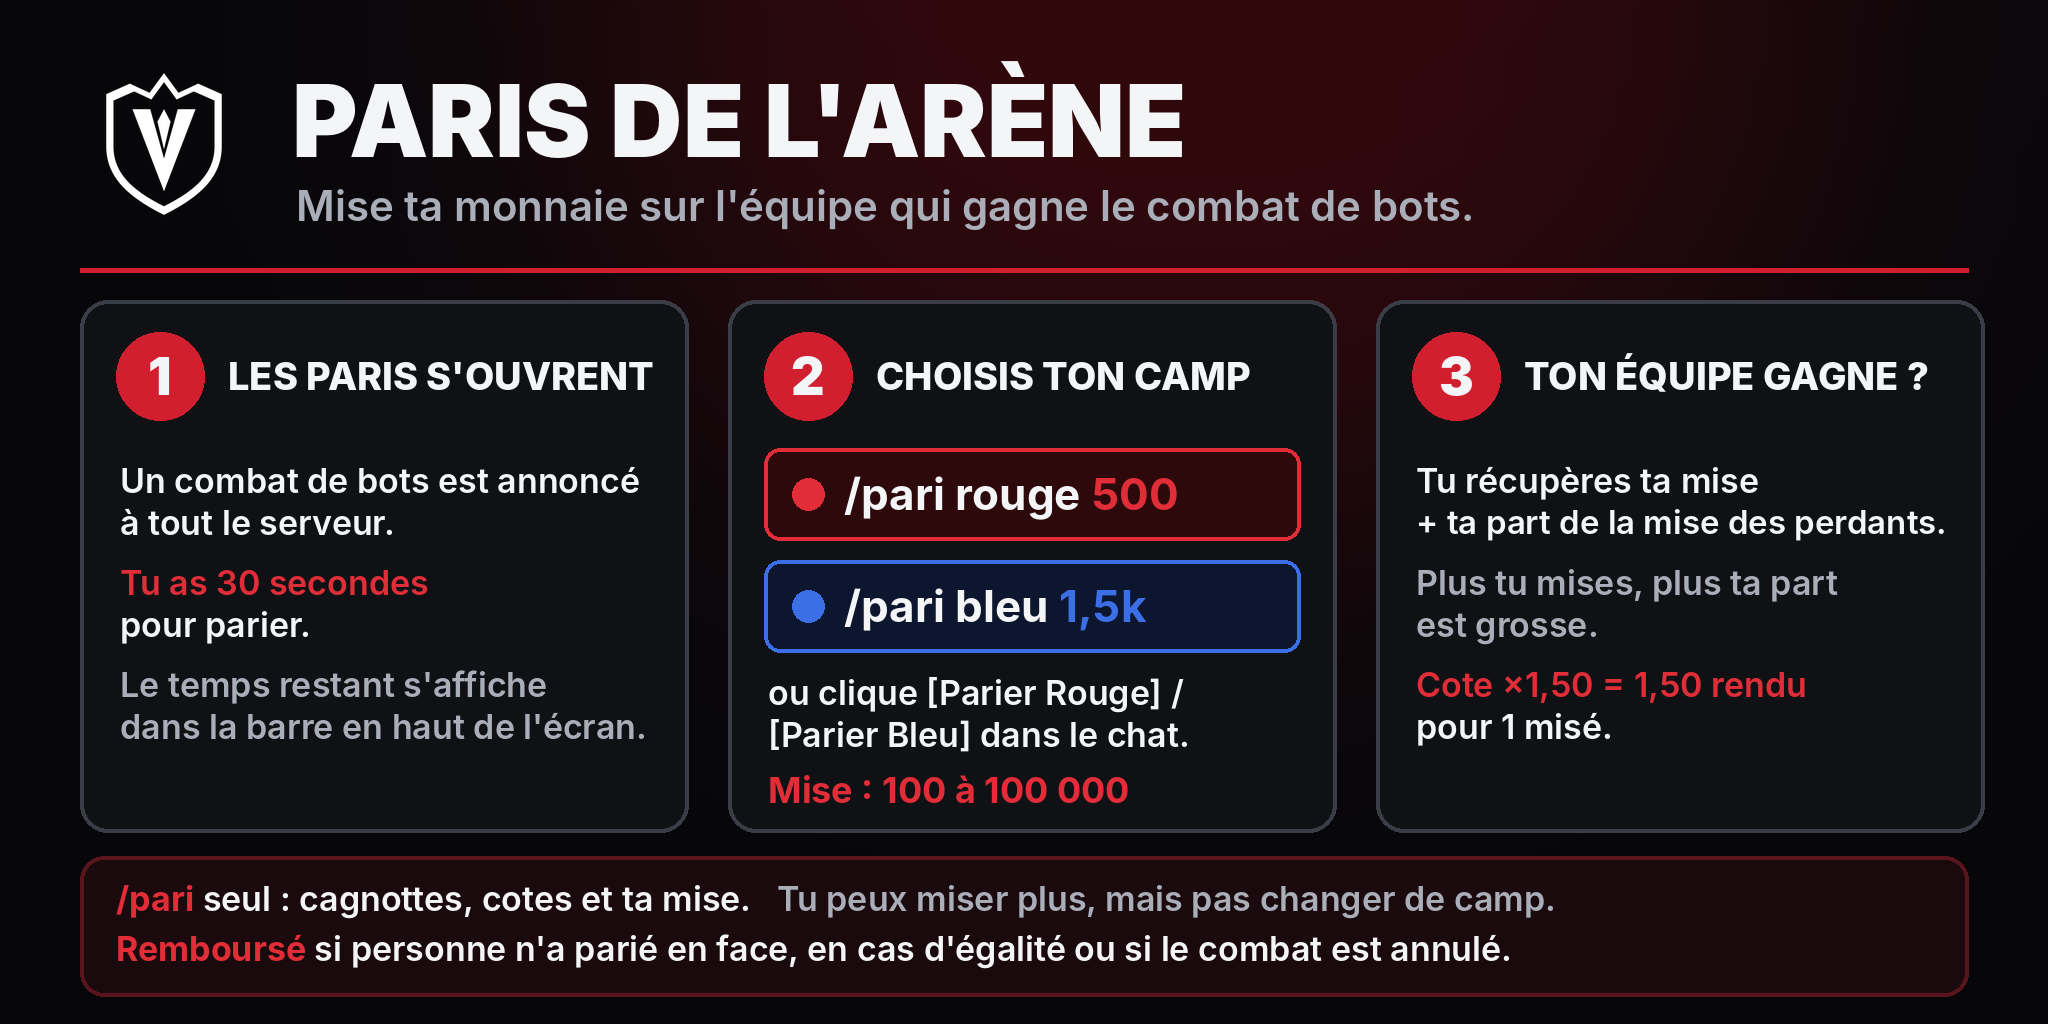

Recreate this plot in Python.
#!/usr/bin/env python3
"""
Affiche « Comment parier » à poser devant l'arène du spawn (format paysage 2:1).

Sorties :
  - affiche-paris.png       2048 × 1024, pour l'impression ou un écran
  - affiche-paris-8x4.png   1024 × 512, mur de 8 × 4 cartes (1 pixel = 1 pixel de carte)
  - affiche-paris-6x3.png    768 × 384, mur de 6 × 3 cartes
Les textes suivent le fonctionnement de VæloriaArena (docs/ARENA_BOTS.md) et les réglages
par défaut de config.yml : 30 s de paris, mise de 100 à 100 000.

    python3 affiche-paris.py [--min 100] [--max 100000] [--duree 30]
"""

from __future__ import annotations

import argparse
from pathlib import Path

from PIL import Image, ImageDraw, ImageFilter, ImageFont

OUT = Path(__file__).resolve().parent
BRAND = OUT.parent.parent / "brand"
FONTS = Path("/usr/share/fonts/opentype/inter")

BG = (7, 7, 10)
SURFACE = (16, 17, 21)
LINE = (58, 61, 69)
FG = (244, 245, 247)
MUTED = (169, 174, 184)
RUBY = (210, 31, 47)
RED = (225, 45, 55)
BLUE = (60, 110, 230)

S = 2  # on dessine en 1024 × 512 « unités », rendues ×2


def font(weight: str, size: float) -> ImageFont.FreeTypeFont:
    return ImageFont.truetype(str(FONTS / f"Inter-{weight}.otf"), int(size * S))


def fit(d, xy, text, weight, size, right, fill, anchor="la") -> None:
    """Écrit le texte en réduisant la police s'il dépasserait le bord droit (en unités)."""
    while size > 10 and xy[0] / S + d.textlength(text, font=font(weight, size)) / S > right:
        size -= 0.5
    d.text(xy, text, font=font(weight, size), fill=fill, anchor=anchor)


def fmt(n: int) -> str:
    return f"{n:,}".replace(",", " ")


def main() -> None:
    ap = argparse.ArgumentParser()
    ap.add_argument("--min", type=int, default=100)
    ap.add_argument("--max", type=int, default=100000)
    ap.add_argument("--duree", type=int, default=30)
    args = ap.parse_args()

    W, H = 1024, 512
    img = Image.new("RGB", (W * S, H * S), BG)

    # Halo rouge discret derrière le titre, comme la bannière du site
    glow = Image.new("RGB", img.size, BG)
    gd = ImageDraw.Draw(glow)
    gd.ellipse([300 * S, -160 * S, 900 * S, 260 * S], fill=(48, 8, 12))
    img = Image.blend(img, glow.filter(ImageFilter.GaussianBlur(90 * S)), 1.0)
    d = ImageDraw.Draw(img)
    u = lambda *v: [x * S for x in v]

    # ---- En-tête : symbole + titre
    sym = Image.open(BRAND / "valoria-symbole-blanc.png").convert("RGBA")
    sh = 84 * S
    sym = sym.resize((int(sym.width * sh / sym.height), sh), Image.LANCZOS)
    img.paste(sym, (40 * S, 30 * S), sym)
    tx = 40 + sym.width / S + 22
    d.text(u(tx, 30), "PARIS DE L'ARÈNE", font=font("Black", 50), fill=FG)
    d.text(u(tx + 2, 90), "Mise ta monnaie sur l'équipe qui gagne le combat de bots.", font=font("SemiBold", 21), fill=MUTED)
    d.rectangle(u(40, 134, W - 40, 136), fill=RUBY)

    # ---- 3 étapes
    cards = [
        ("1", "LES PARIS S'OUVRENT",
         [("Un combat de bots est annoncé", FG), ("à tout le serveur.", FG), ("", None),
          (f"Tu as {args.duree} secondes", RED), ("pour parier.", FG), ("", None),
          ("Le temps restant s'affiche", MUTED), ("dans la barre en haut de l'écran.", MUTED)]),
        ("2", "CHOISIS TON CAMP", None),
        ("3", "TON ÉQUIPE GAGNE ?",
         [("Tu récupères ta mise", FG), ("+ ta part de la mise des perdants.", FG), ("", None),
          ("Plus tu mises, plus ta part", MUTED), ("est grosse.", MUTED), ("", None),
          ("Cote ×1,50 = 1,50 rendu", RED), ("pour 1 misé.", FG)]),
    ]
    cw, gap, top, ch = 304, 20, 150, 266
    for i, (num, title, lines) in enumerate(cards):
        x0 = 40 + i * (cw + gap)
        d.rounded_rectangle(u(x0, top, x0 + cw, top + ch), radius=14 * S, fill=SURFACE, outline=LINE, width=2 * S)
        d.ellipse(u(x0 + 18, top + 16, x0 + 62, top + 60), fill=RUBY)
        d.text(u(x0 + 40, top + 38), num, font=font("Black", 26), fill=FG, anchor="mm")
        fit(d, u(x0 + 74, top + 38), title, "ExtraBold", 19, x0 + cw - 12, FG, anchor="lm")
        if lines:
            y = top + 80
            for text, col in lines:
                if text:
                    fit(d, u(x0 + 20, y), text, "SemiBold", 17, x0 + cw - 14, col)
                y += 21 if text else 9
        else:  # étape 2 : les commandes
            y = top + 74
            for cmd, ex, col in (("/pari rouge", " 500", RED), ("/pari bleu", " 1,5k", BLUE)):
                d.rounded_rectangle(u(x0 + 18, y, x0 + cw - 18, y + 46), radius=8 * S, fill=(col[0] // 5, col[1] // 5, col[2] // 5),
                                    outline=col, width=2 * S)
                d.ellipse(u(x0 + 32, y + 15, x0 + 48, y + 31), fill=col)
                f = font("Bold", 22)
                d.text(u(x0 + 58, y + 23), cmd, font=f, fill=FG, anchor="lm")
                wcmd = d.textlength(cmd, font=f) / S
                d.text(u(x0 + 58 + wcmd, y + 23), ex, font=f, fill=col, anchor="lm")
                y += 56
            fit(d, u(x0 + 20, y), "ou clique [Parier Rouge] /", "SemiBold", 17, x0 + cw - 14, FG)
            fit(d, u(x0 + 20, y + 21), "[Parier Bleu] dans le chat.", "SemiBold", 17, x0 + cw - 14, FG)
            fit(d, u(x0 + 20, y + 48), f"Mise : {fmt(args.min)} à {fmt(args.max)}", "Bold", 18, x0 + cw - 14, RED)

    # ---- Bandeau du bas
    by = top + ch + 12
    d.rounded_rectangle(u(40, by, W - 40, H - 14), radius=12 * S, fill=(26, 10, 13), outline=(90, 20, 28), width=2 * S)
    rows = [
        [("/pari", RED), (" seul : cagnottes, cotes et ta mise.", FG), ("   Tu peux miser plus, mais pas changer de camp.", MUTED)],
        [("Remboursé", RED), (" si personne n'a parié en face, en cas d'égalité ou si le combat est annulé.", FG)],
    ]
    for j, row in enumerate(rows):
        x, y = 58, by + 11 + j * 25
        for text, col in row:
            f = font("Bold" if col == RED else "SemiBold", 17)
            d.text(u(x, y), text, font=f, fill=col)
            x += d.textlength(text, font=f) / S

    img.save(OUT / "affiche-paris.png", optimize=True)
    img.resize((1024, 512), Image.LANCZOS).save(OUT / "affiche-paris-8x4.png", optimize=True)
    img.resize((768, 384), Image.LANCZOS).save(OUT / "affiche-paris-6x3.png", optimize=True)


if __name__ == "__main__":
    main()
